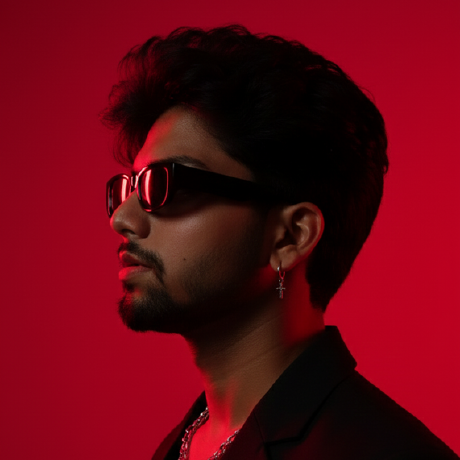
#> input picture data/source-photo.jpg, 460 x 460 px, found by its file name
$ python prep_photo.py
#> lines starting #> are read from the running program, lines starting #| are printed output that depends on the picture
import os
import sys
import cv2
import numpy as np
from PIL import Image
from rembg import remove


def prep_photo(
    input_path: str = "data/source-photo.jpg",
    output_path: str = "data/source-prepped.png",
):
#> called with input_path = 'data/source-photo.jpg', output_path = 'data/source-prepped.png'
    if not os.path.exists(input_path):
        print(f"Error: '{input_path}' not found.")
        sys.exit(1)

    print(f"1. Loading image from {input_path}...")
    pil_raw = Image.open(input_path).convert("RGBA")

    # Tight crop around the head/shoulders area (removes empty bottom torso)
    w, h = pil_raw.size
#> w = 460; h = 460
    crop_box = (int(w * 0.05), int(h * 0.05), int(w * 0.95), int(h * 0.88))
#> crop_box = (23, 23, 437, 404)
    cropped = pil_raw.crop(crop_box)
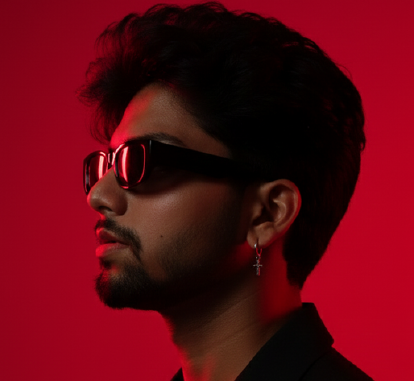
#> cropped: PIL image 414x381 RGBA; mean R, G, B, A 94.9, 7, 17.9, 255

    import io

    buf = io.BytesIO()
    cropped.save(buf, format="PNG")
    cropped_bytes = buf.getvalue()

    print("2. Removing background using rembg...")
    no_bg_bytes = remove(cropped_bytes)
    pil_no_bg = Image.open(io.BytesIO(no_bg_bytes)).convert("RGBA")
    np_img = np.array(pil_no_bg)

    rgb = np_img[:, :, :3]
    alpha = np_img[:, :, 3]

    print("3. Enhancing facial edge contrast via CLAHE...")
    gray = cv2.cvtColor(rgb, cv2.COLOR_RGB2GRAY)

    # CLAHE with clipLimit 3.5 gives sharp edge definition to sunglasses, hair, and beard
    clahe = cv2.createCLAHE(clipLimit=3.5, tileGridSize=(8, 8))
    enhanced_gray = clahe.apply(gray)

    print("4. Compositing subject onto pure white background...")
    alpha_norm = (alpha / 255.0)[:, :, np.newaxis]
    white_bg = np.ones_like(rgb, dtype=np.float32) * 255.0
    fg = np.repeat(enhanced_gray[:, :, np.newaxis], 3, axis=2).astype(
        np.float32
    )

    composited = (fg * alpha_norm + white_bg * (1.0 - alpha_norm)).astype(
        np.uint8
    )

    os.makedirs(os.path.dirname(output_path), exist_ok=True)
    Image.fromarray(composited).save(output_path)
    print(f"✓ Saved prepped image to '{output_path}'")


if __name__ == "__main__":
    prep_photo()
#> (the call stopped at in prep_photo, `no_bg_bytes = remove(cropped_bytes)`: rembg is not available in this run)
